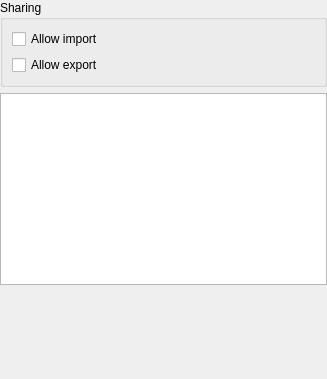
<?xml version="1.0" encoding="UTF-8"?>
<ui version="4.0">
 <class>DatabaseSettingsWidgetSharing</class>
 <widget class="QWidget" name="DatabaseSettingsWidgetSharing">
  <property name="geometry">
   <rect>
    <x>0</x>
    <y>0</y>
    <width>327</width>
    <height>379</height>
   </rect>
  </property>
  <layout class="QVBoxLayout" name="verticalLayout" stretch="0,0,1">
   <property name="spacing">
    <number>6</number>
   </property>
   <property name="leftMargin">
    <number>0</number>
   </property>
   <property name="topMargin">
    <number>0</number>
   </property>
   <property name="rightMargin">
    <number>0</number>
   </property>
   <property name="bottomMargin">
    <number>0</number>
   </property>
   <item>
    <widget class="QGroupBox" name="enableGroupBox">
     <property name="title">
      <string>Sharing</string>
     </property>
     <layout class="QVBoxLayout" name="verticalLayout_2">
      <item>
       <widget class="QCheckBox" name="enableImportCheckBox">
        <property name="text">
         <string>Allow import</string>
        </property>
       </widget>
      </item>
      <item>
       <widget class="QCheckBox" name="enableExportCheckBox">
        <property name="text">
         <string>Allow export</string>
        </property>
       </widget>
      </item>
     </layout>
    </widget>
   </item>
   <item>
    <widget class="QTableView" name="sharedGroupsView">
     <property name="editTriggers">
      <set>QAbstractItemView::NoEditTriggers</set>
     </property>
     <property name="showDropIndicator" stdset="0">
      <bool>false</bool>
     </property>
     <property name="textElideMode">
      <enum>Qt::ElideMiddle</enum>
     </property>
     <property name="sortingEnabled">
      <bool>true</bool>
     </property>
     <attribute name="horizontalHeaderStretchLastSection">
      <bool>true</bool>
     </attribute>
     <attribute name="verticalHeaderVisible">
      <bool>false</bool>
     </attribute>
    </widget>
   </item>
   <item>
    <spacer name="verticalSpacer">
     <property name="orientation">
      <enum>Qt::Vertical</enum>
     </property>
     <property name="sizeHint" stdset="0">
      <size>
       <width>20</width>
       <height>40</height>
      </size>
     </property>
    </spacer>
   </item>
  </layout>
 </widget>
 <resources/>
 <connections/>
</ui>
